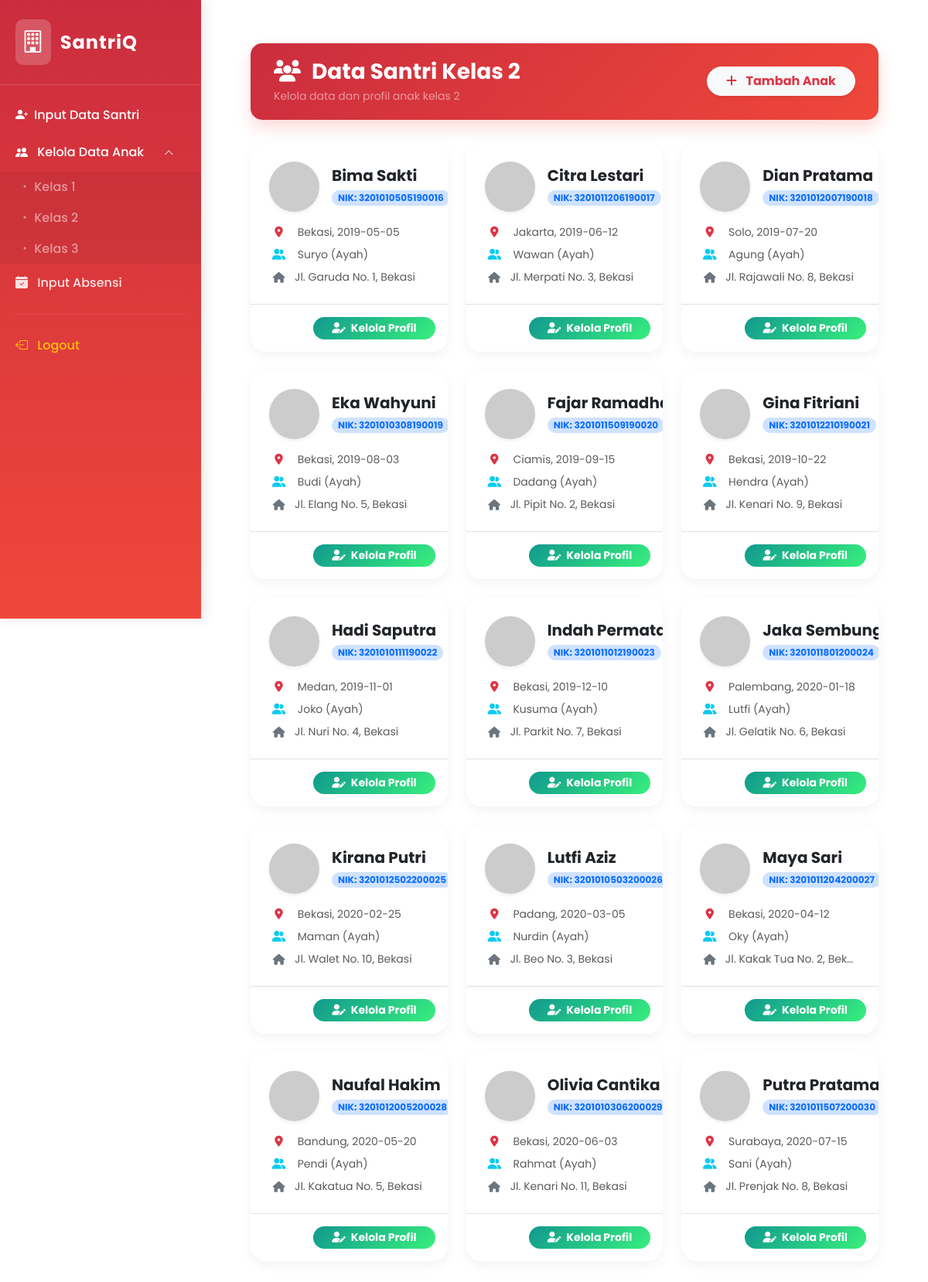
The page /kelas_2.php (signed in) on the database its author committed.
### tables this page shows
CREATE TABLE `kelas2` (
  `id` int(11) NOT NULL,
  `nama` varchar(100) DEFAULT NULL,
  `no_kk` varchar(50) DEFAULT NULL,
  `nik` varchar(50) DEFAULT NULL,
  `tempat_lahir` varchar(100) DEFAULT NULL,
  `tanggal_lahir` date DEFAULT NULL,
  `jenis_kelamin` varchar(1) DEFAULT NULL,
  `nama_ayah` varchar(100) DEFAULT NULL,
  `pekerjaan_ayah` varchar(100) DEFAULT NULL,
  `nama_ibu` varchar(100) DEFAULT NULL,
  `pekerjaan_ibu` varchar(100) DEFAULT NULL,
  `no_hp_keluarga` varchar(20) DEFAULT NULL,
  `alamat_lengkap` text DEFAULT NULL,
  `status_anak` varchar(50) DEFAULT NULL,
  `usia` int(11) DEFAULT NULL,
  `username` varchar(50) NOT NULL,
  `password` varchar(255) NOT NULL
);

### htdocs/kelas_2.php (the view, shortened to what this page needs)
<?php
include "header.php";
$query = mysqli_query($conn, "SELECT * FROM kelas2 ORDER BY nama ASC");
?>
<!DOCTYPE html>
<html lang="id">
<head>
    <link href="https://cdn.jsdelivr.net/npm/bootstrap@5.3.0/dist/css/bootstrap.min.css" rel="stylesheet">
    <link rel="stylesheet" href="https://cdnjs.cloudflare.com/ajax/libs/font-awesome/6.4.0/css/all.min.css">
</head>
<body class="pb-5 pt-3">
    <div class="container-fluid px-4">
        <div class="page-header d-flex justify-content-between align-items-center">
            <div>
                <h3 class="fw-bold mb-0"><i class="fas fa-users me-2"></i> Data Santri Kelas 2</h3>
                <p class="mb-0 text-white-50 small mt-1">Kelola data dan profil anak kelas 2</p>
            </div>
            <div>
                <a href="input_santri.php" class="btn btn-light rounded-pill fw-bold text-danger px-4 shadow-sm">
                    <i class="fas fa-plus me-2"></i> Tambah Anak
                </a>
            </div>
        </div>
        <div class="row row-cols-1 row-cols-md-2 row-cols-lg-3 g-4">
            <?php if (mysqli_num_rows($query) > 0) : ?>
                <?php while ($row = mysqli_fetch_assoc($query)) : ?>
                    <div class="col">
                        <div class="card card-santri h-100">
                            <div class="card-body p-4">
                                <div class="d-flex align-items-center mb-3">
                                    <?php
                                    $foto = !empty($row['foto_anak']) ? 'uploads/'.$row['foto_anak'] : 'https://ui-avatars.com/api/?name='.urlencode($row['nama']).'&background=random&color=fff';
                                    ?>
                                    <img src="<?= $foto ?>" alt="Foto" class="rounded-circle me-3 object-fit-cover shadow-sm" style="width: 65px; height: 65px;">
                                    <div>
                                        <h5 class="fw-bold text-dark mb-1 text-truncate" style="max-width: 180px;" title="<?= htmlspecialchars($row['nama']) ?>">
                                            <?= htmlspecialchars($row['nama']) ?>
                                        </h5>
                                        <span class="badge bg-primary-subtle text-primary rounded-pill px-2 py-1">
                                            NIK: <?= htmlspecialchars($row['nik'] ?: '-') ?>
                                        </span>
                                    </div>
                                </div>
                                <div class="text-muted small">
                                    <p class="mb-2"><i class="fas fa-map-marker-alt text-danger me-2 icon-box"></i> <?= htmlspecialchars($row['tempat_lahir']).', '.htmlspecialchars($row['tanggal_lahir']) ?></p>
                                    <p class="mb-2"><i class="fas fa-user-friends text-info me-2 icon-box"></i> <?= htmlspecialchars($row['nama_ayah'] ?: '-') ?> (Ayah)</p>
                                    <p class="mb-0 d-flex"><i class="fas fa-home text-secondary me-2 icon-box mt-1"></i> <span class="text-truncate d-inline-block align-bottom" style="max-width: 200px;"><?= htmlspecialchars($row['alamat_lengkap'] ?: 'Alamat belum diisi') ?></span></p>
                                </div>
                            </div>
                            <div class="card-footer bg-transparent border-top p-3 d-flex justify-content-end gap-2">
                           <a href="detail_santri.php?id=<?= $row['id'] ?>&kelas=kelas2" class="btn btn-action btn-sm rounded-pill px-4 fw-bold">
    <i class="fas fa-user-edit me-1"></i> Kelola Profil
</a>
                            </div>
                        </div>
                    </div>
                <?php endwhile; ?>
            <?php endif; ?>
        </div>
        </div>
</body>
</html>

### htdocs/header.php (style rules this page uses)
body { font-family: 'Poppins', sans-serif; background-color: #f4f6f9; margin: 0; overflow-x: hidden; color: #333; }

### htdocs/kelas_2.php (style rules this page uses)
body { font-family: 'Poppins', sans-serif; background-color: transparent; }
.page-header { background: linear-gradient(135deg, #cb2d3e 0%, #ef473a 100%); color: white; padding: 20px 30px; border-radius: 15px; margin-bottom: 30px; box-shadow: 0 10px 20px rgba(239, 71, 58, 0.2); }
.card-santri { border: none; border-radius: 20px; background: #ffffff; transition: all 0.3s cubic-bezier(0.175, 0.885, 0.32, 1.275); box-shadow: 0 5px 15px rgba(0,0,0,0.05); overflow: hidden; }
.card-santri .card-footer { background-color: transparent; border-top: 1px dashed rgba(0,0,0,0.1); }
.btn-action { background: linear-gradient(135deg, #11998e 0%, #38ef7d 100%); border: none; color: white; transition: all 0.3s ease; }
.icon-box { width: 25px; text-align: center; }

### rows shown on the page
kelas2: nama "Bima Sakti", nik "3201010505190016", tempat_lahir "Bekasi", tanggal_lahir "2019-05-05", nama_ayah "Suryo", alamat_lengkap "Jl. Garuda No. 1, Bekasi"
kelas2: nama "Citra Lestari", nik "3201011206190017", tempat_lahir "Jakarta", tanggal_lahir "2019-06-12", nama_ayah "Wawan", alamat_lengkap "Jl. Merpati No. 3, Bekasi"
kelas2: nama "Dian Pratama", nik "3201012007190018", tempat_lahir "Solo", tanggal_lahir "2019-07-20", nama_ayah "Agung", alamat_lengkap "Jl. Rajawali No. 8, Bekasi"
kelas2: nama "Eka Wahyuni", nik "3201010308190019", tempat_lahir "Bekasi", tanggal_lahir "2019-08-03", nama_ayah "Budi", alamat_lengkap "Jl. Elang No. 5, Bekasi"
kelas2: nama "Fajar…", nik "3201011509190020", tempat_lahir "Ciamis", tanggal_lahir "2019-09-15", nama_ayah "Dadang", alamat_lengkap "Jl. Pipit No. 2, Bekasi"
kelas2: nama "Gina Fitriani", nik "3201012210190021", tempat_lahir "Bekasi", tanggal_lahir "2019-10-22", nama_ayah "Hendra", alamat_lengkap "Jl. Kenari No. 9, Bekasi"
kelas2: nama "Hadi Saputra", nik "3201010111190022", tempat_lahir "Medan", tanggal_lahir "2019-11-01", nama_ayah "Joko", alamat_lengkap "Jl. Nuri No. 4, Bekasi"
kelas2: nama "Indah…", nik "3201011012190023", tempat_lahir "Bekasi", tanggal_lahir "2019-12-10", nama_ayah "Kusuma", alamat_lengkap "Jl. Parkit No. 7, Bekasi"
kelas2: nama "Jaka…", nik "3201011801200024", tempat_lahir "Palembang", tanggal_lahir "2020-01-18", nama_ayah "Lutfi", alamat_lengkap "Jl. Gelatik No. 6, Bekasi"
kelas2: nama "Kirana Putri", nik "3201012502200025", tempat_lahir "Bekasi", tanggal_lahir "2020-02-25", nama_ayah "Maman", alamat_lengkap "Jl. Walet No. 10, Bekasi"
kelas2: nama "Lutfi Aziz", nik "3201010503200026", tempat_lahir "Padang", tanggal_lahir "2020-03-05", nama_ayah "Nurdin", alamat_lengkap "Jl. Beo No. 3, Bekasi"
kelas2: nama "Maya Sari", nik "3201011204200027", tempat_lahir "Bekasi", tanggal_lahir "2020-04-12", nama_ayah "Oky", alamat_lengkap "Jl. Kakak Tua No. 2, Bek…"
kelas2: nama "Naufal Hakim", nik "3201012005200028", tempat_lahir "Bandung", tanggal_lahir "2020-05-20", nama_ayah "Pendi", alamat_lengkap "Jl. Kakatua No. 5, Bekasi"
kelas2: nama "Olivia Cantika", nik "3201010306200029", tempat_lahir "Bekasi", tanggal_lahir "2020-06-03", nama_ayah "Rahmat", alamat_lengkap "Jl. Kenari No. 11, Bekasi"
kelas2: nama "Putra…", nik "3201011507200030", tempat_lahir "Surabaya", tanggal_lahir "2020-07-15", nama_ayah "Sani", alamat_lengkap "Jl. Prenjak No. 8, Bekasi"
